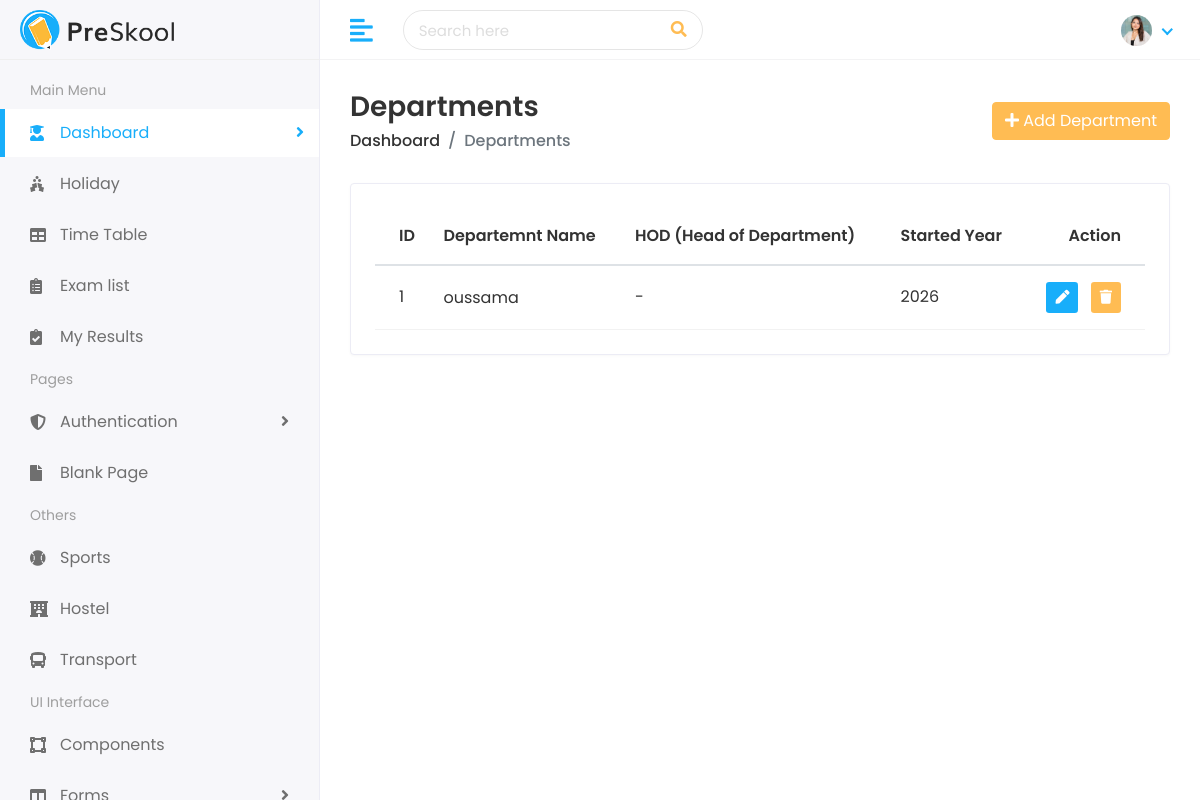
The page /departments/ (signed in) on the database as committed earlier.
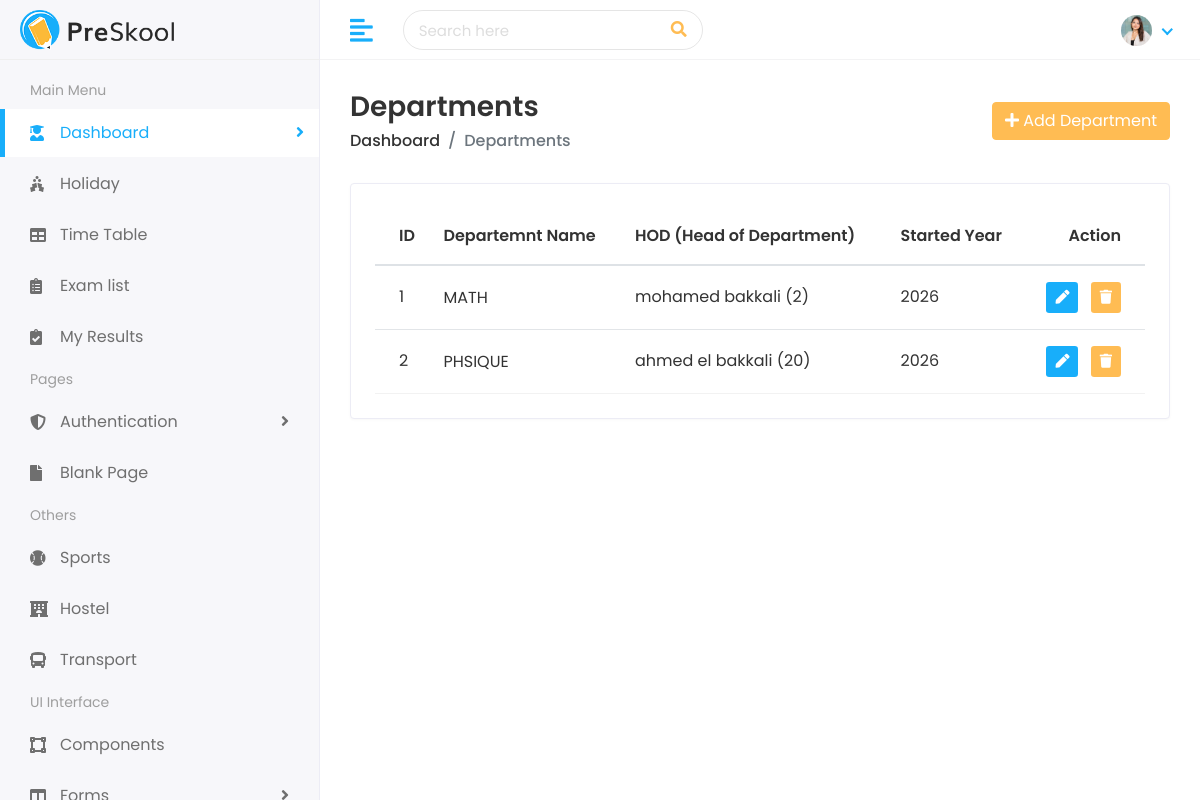
The same page on the database as committed later.
### faculty/models.py (models this page shows, shortened)
class Department(models.Model):
    name = models.CharField(max_length=150)
    head_of_department = models.ForeignKey(Teacher, on_delete=models.SET_NULL, null=True, blank=True, related_name='headed_departments')
    description = models.TextField(blank=True)
    created_at = models.DateTimeField(auto_now_add=True)

### teacher/models.py (models this page shows)
class Teacher(models.Model) :
  first_name = models.CharField(max_length=100)
  last_name = models.CharField(max_length=100)
  teacher_id = models.CharField(max_length=20 , unique=True)
  gender = models.CharField(max_length=10 , choices=[('Male' , 'Male'), ('Female' , 'Female')])
  date_of_birth = models.DateField()
  joining_date = models.DateField()
  mobile_number = models.CharField(max_length=15)
  teacher_image = models.ImageField(upload_to='teachers/' , blank=True)
  def __str__(self) :
    return f"{self.first_name} {self.last_name} ({self.teacher_id})"

### faculty/views.py (the view)
# urls.py: path('departments/', views.DepartmentListView.as_view(), name='department-list'),
class DepartmentListView(LoginRequiredMixin, ListView):
    model = Department
    template_name = 'faculty/department_list.html'
    context_object_name = 'department_list'

### faculty/templates/faculty/department_list.html (shortened to what this page needs)
{% extends 'Home/base.html' %}
{% load static %}
{% block body %}
<div class="page-wrapper">
    <div class="content container-fluid">
        <div class="page-header">
            <div class="row align-items-center">
                <div class="col">
                    <h3 class="page-title">Departments</h3>
                    <ul class="breadcrumb">
                        <li class="breadcrumb-item"><a href="{% url 'admin_dashboard' %}">Dashboard</a></li>
                        <li class="breadcrumb-item active">Departments</li>
                    </ul>
                </div>
                <div class="col-auto text-right float-right ml-auto">
                    <a href="{% url 'department-add' %}" class="btn btn-primary"><i class="fas fa-plus"></i> Add Department</a>
                </div>
            </div>
        </div>
        <div class="row">
            <div class="col-sm-12">
                <div class="card card-table">
                    <div class="card-body">
                        <div class="table-responsive">
                            <table class="table table-hover table-center mb-0 datatable">
                                <thead>
                                    <tr>
                                        <th>ID</th>
                                        <th>Departemnt Name</th>
                                        <th>HOD (Head of Department)</th>
                                        <th>Started Year</th>
                                        <th class="text-right">Action</th>
                                    </tr>
                                </thead>
                                <tbody>
                                    {% for item in department_list %}
                                    <tr>
                                        <td>{{ item.id }}</td>
                                        <td>
                                            <h2><a>{{ item.name }}</a></h2>
                                        </td>
                                        <td>{{ item.head_of_department|default:"-" }}</td>
                                        <td>{{ item.created_at|date:"Y" }}</td>
                                        <td class="text-right">
                                            <div class="actions">
                                                <a href="{% url 'department-edit' item.id %}" class="btn btn-sm bg-success-light mr-2">
                                                    <i class="fas fa-pen"></i>
                                                </a>
                                                <form action="{% url 'department-delete' item.id %}" method="POST" style="display:inline;">
                                                    <button type="submit" class="btn btn-sm bg-danger-light" onclick="return confirm('Êtes-vous sûr de vouloir supprimer {{ item.name }} ?');">
                                                        <i class="fas fa-trash"></i>
                                                    </button>
                                                </form>
                                            </div>
                                        </td>
                                    </tr>
                                    {% empty %}
                                    <tr>
                                        <td colspan="5" class="text-center">No Departments Found</td>
                                    </tr>
                                    {% endfor %}
                                </tbody>
                            </table>
                        </div>
                    </div>
                </div>
            </div>
        </div>
    </div>
</div>
{% endblock %}

Rows that differ between the two databases and show on the page:
changed Department id 1: name "oussama" → "MATH"; head_of_department "-" → "mohamed bakkali (2)"
added Department: id "2", name "PHSIQUE", head_of_department "ahmed el bakkali (20)", created_at "2026"
